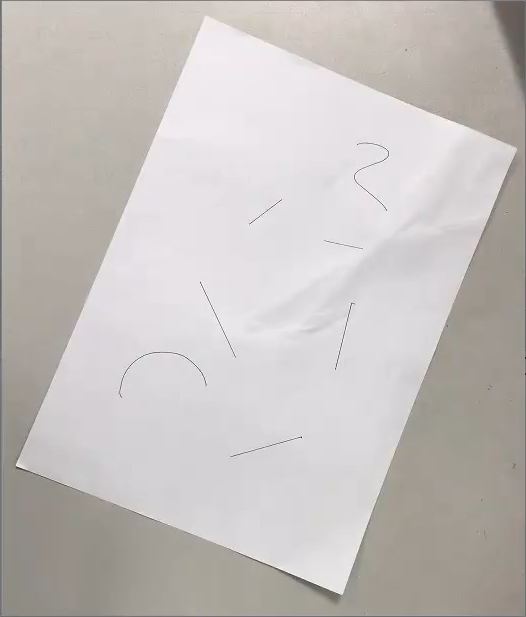
#> input picture PythonProject/to_cv2/001.png, 526 x 617 px
$ python ocv2.py   (older library calls are emulated)
#> lines starting #> are read from the running program, lines starting #| are printed output that depends on the picture; after the words box and inside, x2 and y2 are one past the last pixel; in counts of white or black regions, pixels touching at a corner belong together
# 案例一：利用OpenCV实现图像校正
import cv2
import numpy as np
import math

im1 = cv2.imread('001.png')
#> im1 is the input picture: shape (617, 526, 3); mean B, G, R 189.7, 192.3, 196.9
im = cv2.resize(im1, (500, 300), interpolation=cv2.INTER_NEAREST)  # 最近邻插值
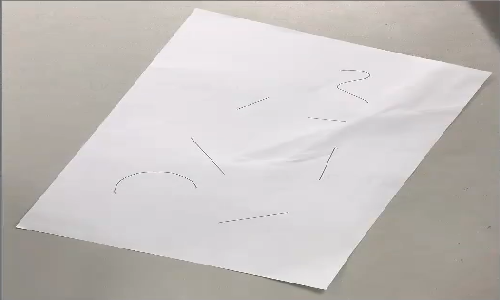
#> im: shape (300, 500, 3); mean B, G, R 189.8, 192.4, 197
cv2.imshow('im', im)
# 灰度化
im_gray = cv2.cvtColor(im, cv2.COLOR_BGR2GRAY)
# 二值化效果不佳,改变策略
# t, im_binary = cv2.threshold(im_gray, 200, 255, cv2.THRESH_OTSU)
# cv2.imshow('im_binary', im_binary)

# 边缘提取
# sobel = cv2.Sobel(im_gray, cv2.CV_64F, 1, 1, ksize=5)
# cv2.imshow('sobel', sobel)
# 有小点，效果也不行，再换

# Laplacian边缘提取
# lap = cv2.Laplacian(im_gray, cv2.CV_64F)
# cv2.imshow('lap', lap)
# 效果也不行，再换

# 模糊化
blurred = cv2.GaussianBlur(im_gray, (5, 5), 0)
# 膨胀
dilate = cv2.dilate(blurred, (3, 3))

# Canny边缘提取
canny = cv2.Canny(im, 50, 200)  # 效果很好， 下一步操作：加上模糊化处理和膨胀,轮廓检测
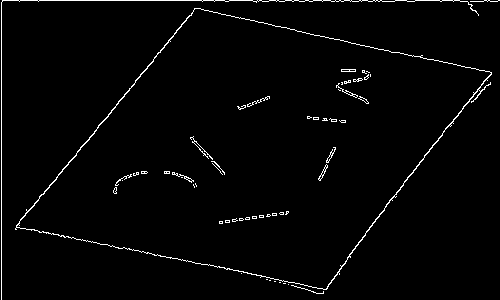
#> canny: shape (300, 500); 2% white in thin lines or dots
cv2.imshow('canny', canny)

# 轮廓检测
cnts, hie = cv2.findContours(canny.copy(),  # 原始图像
                             cv2.RETR_EXTERNAL,  # 只检测外轮廓
                             cv2.CHAIN_APPROX_SIMPLE)  # 只保留轮廓终点坐标
#> cnts = 11 contours, 10 with area under 20; largest, box (x1, y1, x2, y2) and area: (15, 8, 492, 290) 76444; hie = [[1, -1, -1, -1], [2, 0, -1, -1], [3, 1, -1, -1], [4, 2, -1, -1], [5, 3, -1, -1], [6, 4, -1, -1], [7, 5, -1, -1], [8, 6, -1, -1], [9, 7, -1, -1], [10, 8, -1, -1], [-1, 9, -1, -1]]
# 绘制轮廓
im_cnt = cv2.drawContours(im, cnts, -1, (0, 0, 255), 2)
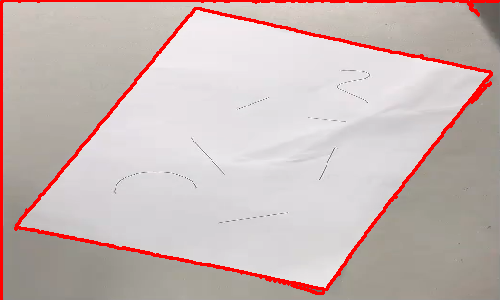
#> im_cnt: shape (300, 500, 3); mean B, G, R 182.4, 184.8, 200.4
cv2.imshow('im_cnt', im_cnt)

# 计算轮廓面积，排序
if len(cnts) > 0:
    cnts = sorted(cnts,  # 可迭代对象
                  key=cv2.contourArea,  # 计算轮廓面积，根据面积排序
                  reverse=True)  # 逆序排列
    for c in cnts:  # 遍历
        peri = cv2.arcLength(c, True)  # 计算封闭轮廓周长
        approx = cv2.approxPolyDP(c, 0.1 * peri, True)  # 多边形拟合
        # 拟合出的第一个四边形认为是纸张的轮廓
        if len(approx) == 4:
            docCnt = approx
            break
#> this loop made 1 pass
#> (peri, docCnt) on pass 1: (1372.3, [[15, 228], [326, 289], [491, 72], [194, 8]])

# 绘制找到的四边形的交点
points = []
for peak in docCnt:
    peak = peak[0]  # 取出坐标
    # 绘制角点
    cv2.circle(im,  # 绘制的图像
               tuple(peak), 20,  # 圆心、半径
               (0, 0, 255), 2)  # 绘制圆形线条颜色、粗细
    points.append(peak)  # 坐标添加到列表
#> this loop made 4 passes
#> peak on passes 1 to 4: [15, 228], [326, 289], [491, 72], [194, 8]
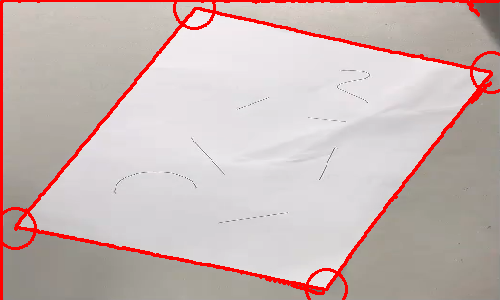
#> im: shape (300, 500, 3); 0.6% of pixels changed, all inside (x1, y1, x2, y2) = (3, 2, 500, 300)
#> after the loop, points = [[15, 228], [326, 289], [491, 72], [194, 8]]
cv2.imshow('im_point', im)

# 校正
# 原纸张逆时针方向四个角点
src = np.float32([points[0], points[1], points[2], points[3]])
#> src = [[15, 228], [326, 289], [491, 72], [194, 8]]
dst = np.float32([[0, 0], [0, 488], [337, 488], [337, 0]])
m = cv2.getPerspectiveTransform(src, dst) # 生成透视矩阵
#> m = [[0.255, -1.3, 292.2], [1.34, 1.09, -269.3], [-9.12e-05, 7.73e-05, 1]]
result = cv2.warpPerspective(im_gray.copy(), m, (337, 488)) # 透视变换
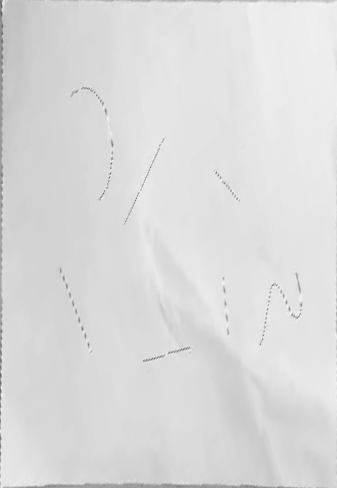
#> result: shape (488, 337); min 82, max 250, mean 219.3

# [6 lines of commented-out code are left out]

cv2.imshow('result', result)
cv2.waitKey(0)
cv2.destroyAllWindows()
"""
局限：对多边形拟合那里要求很高，使用场景苛刻
"""
